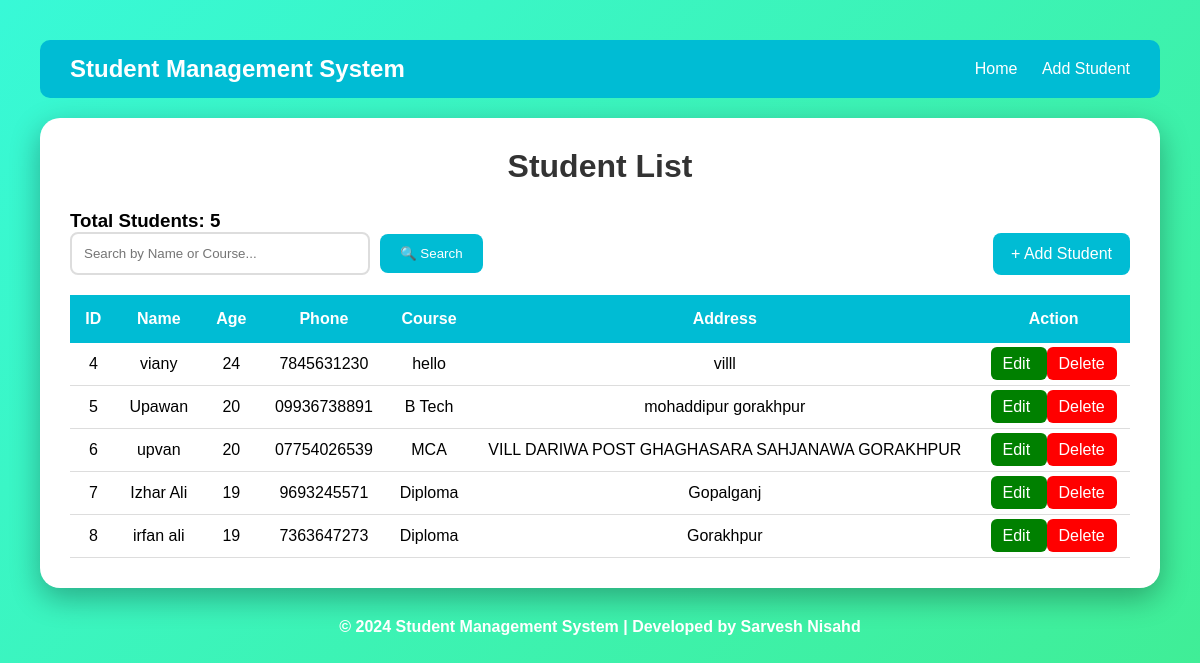
The app's page / (signed in) with its own data.
### students/models.py (models this page shows, shortened)
class Student(models.Model):
    name = models.CharField(max_length=100)
    fathername = models.CharField(max_length=100)
    email = models.EmailField(unique=True)
    age = models.IntegerField()
    phone= models.CharField(max_length=15)
    course = models.CharField(max_length=100)
    address = models.TextField()

### students/views.py (the view)
# urls.py: path("", views.student_list, name="student_list"),
@login_required
def student_list(request):
    q = request.GET.get("q")
    if q:
        students = Student.objects.filter(
            Q(name__icontains=q) |
            Q(fathername__icontains=q) |
            Q(course__icontains=q) |
            Q(phone__icontains=q)
        )
    else:
        students = Student.objects.all()
    total_students = Student.objects.count()
    return render(request, "students/student_list.html", {
        "students": students,
        "total_students": total_students,
    })

### students/templates/students/student_list.html (shortened to what this page needs)
<!DOCTYPE html>
<html lang="en">
<head>
</head>
<body>
    <div class="navbar">
        <h2>Student Management System</h2>
        <div class="nav-links">
            <a href="{% url 'student_list' %}">Home</a>
            <a href="{% url 'add_student' %}">Add Student</a>
        </div>
    </div>
<div class="container">
<h1>Student List</h1>
<h3>Total Students: {{total_students}}</h3>
<div class="top">
<form method="GET" class="search-form">
    <input
        type="text"
        name="q"
        class="search"
        placeholder="Search by Name or Course..."
        value="{{ request.GET.q }}">
    <button type="submit" class="search-btn">
        🔍 Search
    </button>
</form>
<a href="{% url 'add_student' %}" class="add">
+ Add Student
</a>
</div>
<table>
<tr>
<th>ID</th>
<th>Name</th>
<th>Age</th>
<th>Phone</th>
<th>Course</th>
<th>Address</th>
<th>Action</th>
</tr>
{% for student in students %}
<tr>
<td>{{ student.id }}</td>
<td>{{ student.name }}</td>
<td>{{ student.age }}</td>
<td>{{ student.phone }}</td>
<td>{{ student.course }}</td>
<td>{{ student.address }}</td>
<td>
<a href="{% url 'edit_student' student.id  %}" class="edit">
Edit
</a>
<a href="{% url 'delete_student' student.id %}" onclick="return confirm('Are You sure You want delet this students')" class="delete">
Delete
</a>
</td>
</tr>
{% empty %}
<tr>
<td colspan="7">
No Student Found
</td>
</tr>
{% endfor %}
</table>
</div>
    <footer>
        &copy; 2024 Student Management System | Developed by Sarvesh Nisahd
</body>
</html>

### students/templates/students/student_list.html (style rules this page uses)
* { margin:0; padding:0; box-sizing:border-box; font-family:Arial,Helvetica,sans-serif; }
body { min-height:100vh; background:linear-gradient(-45deg,#4facfe,#00f2fe,#43e97b,#38f9d7); background-size:400% 400%; animation:bg 10s ease infinite; padding:40px; }
.navbar { display:flex; justify-content:space-between; align-items:center; background:#00bcd4; padding:15px 30px; border-radius:10px; margin-bottom:20px; }
.navbar h2 { color:white; }
.navbar a { color:white; text-decoration:none; margin-left:20px; }
footer { margin-top:30px; text-align:center; color:white; font-weight:bold; }
.container { max-width:1200px; margin:auto; background:#fff; padding:30px; border-radius:20px; box-shadow:0 10px 30px rgba(0,0,0,.3); animation:show .8s; }
h1 { text-align:center; margin-bottom:25px; color:#333; }
.top { display:flex; justify-content:space-between; align-items:center; margin-bottom:20px; flex-wrap:wrap; gap:15px; }
.search { width:300px; padding:12px; border-radius:8px; border:2px solid #ddd; outline:none; }
.search-form { display:flex; gap:10px; align-items:center; flex-wrap:wrap; }
.search-btn { background:#00bcd4; color:white; border:none; padding:12px 20px; border-radius:8px; cursor:pointer; transition:.3s; }
.add { background:#00bcd4; color:white; padding:12px 18px; text-decoration:none; border-radius:8px; transition:.3s; }
table { width:100%; border-collapse:collapse; }
table th { background:#00bcd4; color:white; padding:15px; }
table td { padding:12px; text-align:center; border-bottom:1px solid #ddd; }
.edit { background:green; color:white; padding:8px 12px; border-radius:6px; text-decoration:none; }
.delete { background:red; color:white; padding:8px 12px; border-radius:6px; text-decoration:none; }

### records on screen
Student: id "4", name "viany", age "24", phone "7845631230", course "hello", address "villl"
Student: id "5", name "Upawan", age "20", phone "09936738891", course "B Tech", address "mohaddipur gorakhpur"
Student: id "6", name "upvan", age "20", phone "07754026539", course "MCA", address "VILL DARIWA POST GHAGHASARA SAHJANAWA GORAKHPUR"
Student: id "7", name "Izhar Ali", age "19", phone "9693245571", course "Diploma", address "Gopalganj"
Student: id "8", name "irfan ali", age "19", phone "7363647273", course "Diploma", address "Gorakhpur"

### other values on screen
{{ total_students }} "5"
